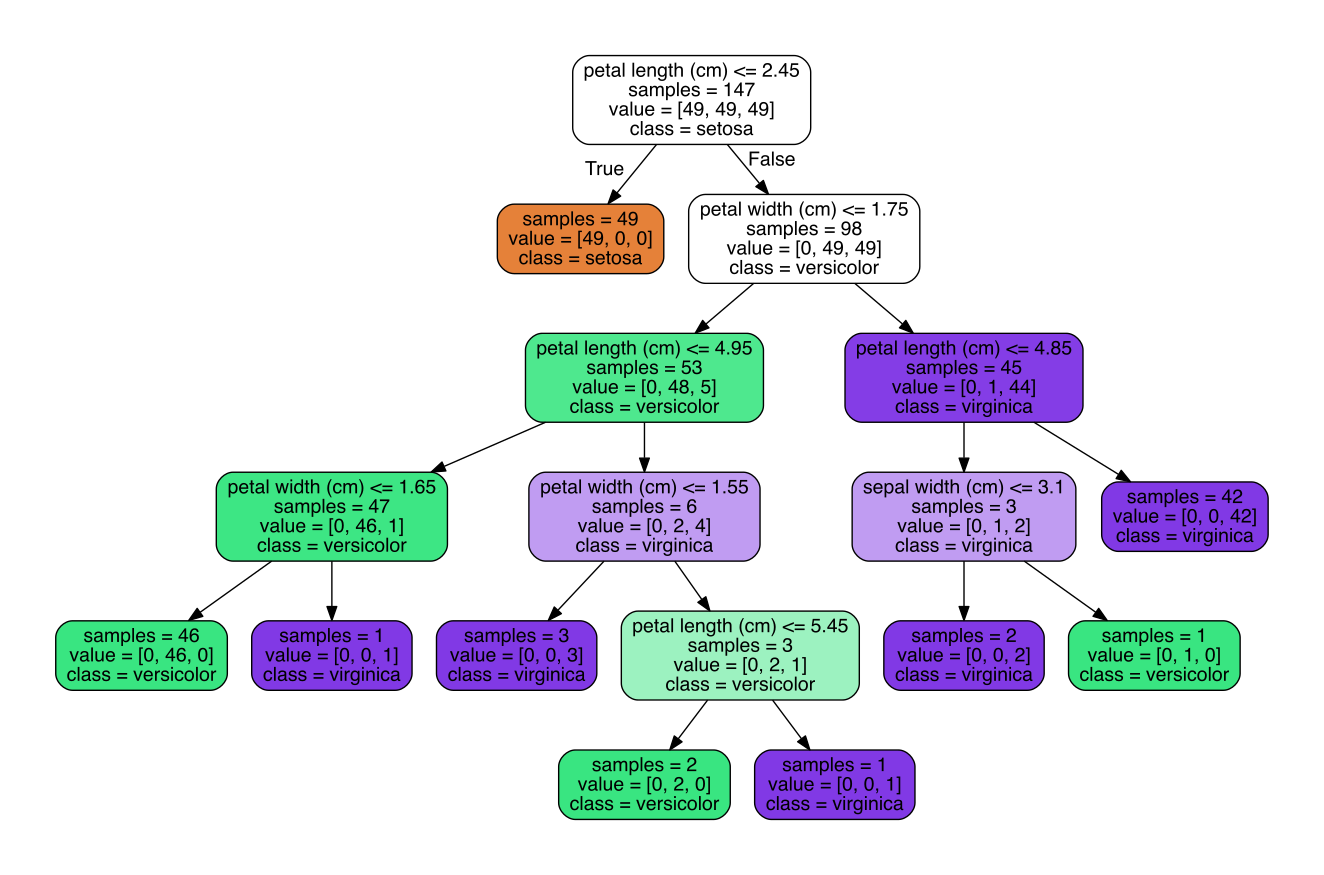

Write Python code to recreate this figure.
import numpy as np
#Decision trees are easy to visualize
from sklearn.datasets import load_iris
from sklearn import tree
#sklearn has slick adoptions of classic machine learning data sets
iris = load_iris()
print iris.feature_names
print iris.target_names
print iris.data[0]
print iris.target[0]

#Establish your testing data
# You will have to remove a part of your data into a testing set. This is what will be used to check the accuracy

test_iris = [0, 50, 100]

#set u the training data
#remove test data from training dataset
train_target = np.delete(iris.target, test_iris)
#establish training data
train_data = np.delete(iris.data, test_iris, axis=0)

#testing data, just the three examples above
test_target = iris.target[test_iris]
test_data = iris.data[test_iris]

clf = tree.DecisionTreeClassifier()
clf.fit(train_data, train_target)

print test_target

print clf.predict(test_data)

#visualize the tree

from sklearn.externals.six import StringIO
import pydot
dot_data = StringIO()
tree.export_graphviz(clf,
						out_file=dot_data,
						feature_names=iris.feature_names,
						class_names=iris.target_names,
						filled=True, rounded=True,
						impurity=False)
graph = pydot.graph_from_dot_data(dot_data.getvalue())
graph.write_pdf("iris.pdf")
